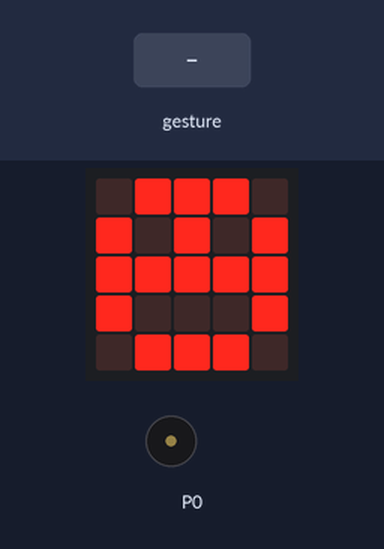
The program below on a simulated BBC micro:bit (MakeCode). On the bench: the board's 5×5 LED display, buzzer (waves = sounding). Inputs (shaded band) come from the test bench. Random numbers come from a fixed seed; a tilt is held for 1.5 s and a shake lasts 1 s, then the board lies face up again.

Above: at 1.6 s.
1.7 s: gesture 'shake'
At 2.3 s:
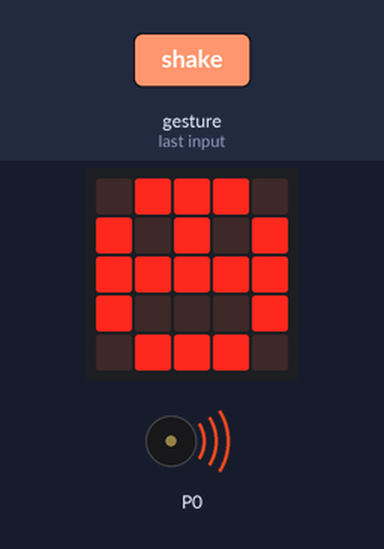
At 11.7 s:
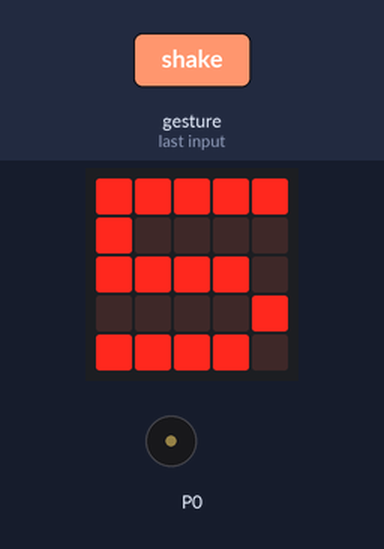
Timing chart, 0 to 13.2 s (numbered marks = the images above; inputs shaded):
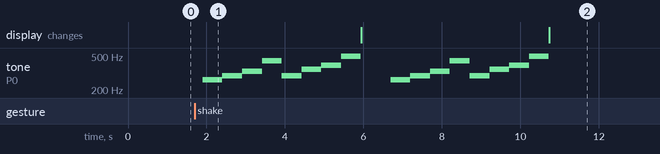

Measured:
- after the input at 1.7 s, tone on P0: plays 262 Hz for 0.51 s, 294 Hz for 0.51 s, 330 Hz for 0.51 s, 440 Hz for 0.51 s, 294 Hz for 0.51 s, 349 Hz for 0.51 s … (16 notes in this stretch), starting after 0.20 s

The program:

main.ts
```typescript
input.onGesture(Gesture.Shake, function () {
    for (let index = 0; index < 2; index++) {
        music.playMelody("C D E A D F G B ", 120)
        basic.showNumber(randint(1, 6))
    }
})
basic.showLeds(`
    . # # # .
    # . # . #
    # # # # #
    # . . . #
    . # # # .
    `)
```

test.ts
```typescript
// aquí va el archivo "tests"; esto no se compilará cuando este paquete se utilice como una extensión.
```
